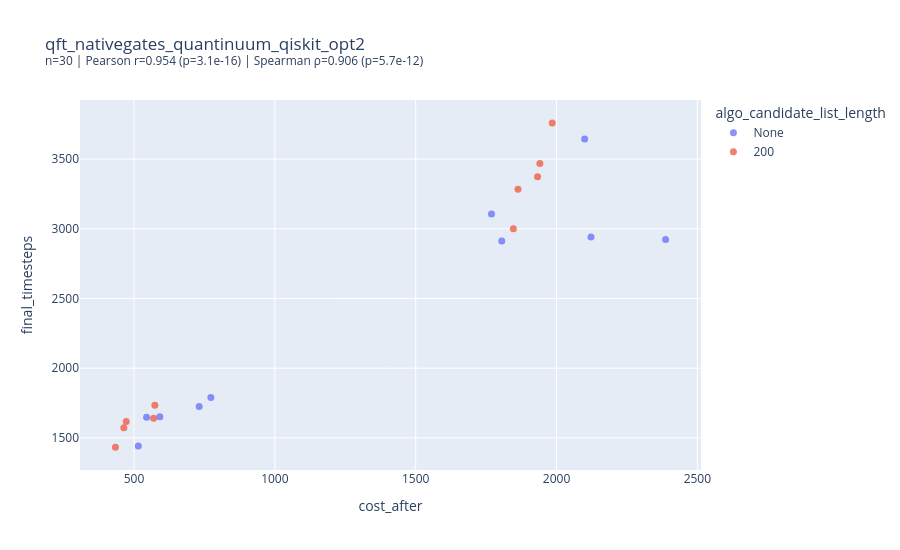

Notebook code cell kept with this figure:
### Code cell
import pandas as pd
import numpy as np
import plotly.express as px
from scipy.stats import pearsonr, spearmanr

def corr_scatter(
    df: pd.DataFrame,
    x_col: str,
    y_col: str,
    *,
    filter_expr: str | None = None,       # e.g. "energy < 0 and shots >= 1000"
    filter_mask=None,                     # alternatively: lambda d: (d["a"]>0) & (d["b"]=="foo")
    hover_cols: list[str] | None = None,  # extra columns to show on hover
    color_col: str | None = None,
    trendline: str | None = "ols",        # "ols" or None
    title: str | None = None,
    dropna: bool = True,
    sample: int | None = None,            # e.g. 5000 to downsample for plotting
    random_state: int = 0,
):
    """
    Filter df, plot interactive scatter (Plotly Express), compute Pearson + Spearman.

    Use ONE of:
      - filter_expr (pandas query string), or
      - filter_mask (callable(df)->boolean mask or boolean mask itself)

    Returns: (filtered_df_used, metrics_dict, plotly_fig)
    """
    d = df.copy()

    if filter_expr is not None and filter_mask is not None:
        raise ValueError("Provide only one of filter_expr or filter_mask.")

    if filter_expr is not None:
        d = d.query(filter_expr, engine="python")
    elif filter_mask is not None:
        m = filter_mask(d) if callable(filter_mask) else filter_mask
        d = d.loc[m]

    cols_needed = [x_col, y_col] + (hover_cols or []) + ([color_col] if color_col else [])
    cols_needed = [c for c in cols_needed if c is not None]

    # Keep only needed columns (optional, but makes hover behavior predictable)
    d = d.loc[:, pd.unique(cols_needed)].copy()

    if dropna:
        d = d.dropna(subset=[x_col, y_col])

    # Ensure numeric for correlations
    x = pd.to_numeric(d[x_col], errors="coerce")
    y = pd.to_numeric(d[y_col], errors="coerce")
    valid = x.notna() & y.notna()
    d = d.loc[valid].copy()
    x = x.loc[valid].to_numpy()
    y = y.loc[valid].to_numpy()

    if sample is not None and len(d) > sample:
        d = d.sample(n=sample, random_state=random_state)
        x = d[x_col].to_numpy()
        y = d[y_col].to_numpy()

    if len(d) < 2:
        raise ValueError(f"Not enough valid rows after filtering to compute correlation (n={len(d)}).")

    pear_r, pear_p = pearsonr(x, y)
    spear_r, spear_p = spearmanr(x, y)

    metrics = {
        "n": int(len(d)),
        "pearson_r": float(pear_r),
        "pearson_p": float(pear_p),
        "spearman_r": float(spear_r),
        "spearman_p": float(spear_p),
    }

    plot_title = title or f"{y_col} vs {x_col}"
    subtitle = (f"n={metrics['n']} | "
                f"Pearson r={metrics['pearson_r']:.3g} (p={metrics['pearson_p']:.2g}) | "
                f"Spearman ρ={metrics['spearman_r']:.3g} (p={metrics['spearman_p']:.2g})")

    fig = px.scatter(
        d,
        x=x_col,
        y=y_col,
        color=color_col,
        hover_data=hover_cols,
        trendline=trendline,
        title=f"{plot_title}<br><sup>{subtitle}</sup>",
    )
    fig.update_layout(
        height=550,
        legend_title_text=color_col if color_col else None,
    )
    fig.update_traces(marker=dict(size=7, opacity=0.75))

    return d, metrics, fig



# -------------------------
# Example usage (edit these)
# -------------------------
x_col = "cost_after"
y_col = "final_timesteps"
hover_cols = ["algo_max_iterations", "algo_balance_penalty", "algo_distance_weight_factor", "algo_seed"]
color_col = "algo_candidate_list_length" #"group"  # optional

for algo_balance_penalty in [5]:# success_df["algo_balance_penalty"].unique():
    for algo_name in success_df["algorithm_name"].unique():

        filter_expr = f"algo_balance_penalty == {algo_balance_penalty} and algorithm_name == '{algo_name}' and partition_method == 'fgp_tabu_global'" #"group"  # optional
        #filter_expr = f"algorithm_name == '{algo_name}'"

        print(f"Filter: {filter_expr}")

        d_used, metrics, fig = corr_scatter(
            success_df,
            x_col, y_col,
            filter_expr=filter_expr,
            hover_cols=hover_cols,
            color_col=color_col,
            trendline=None,   # or None
            title=algo_name,
        )
        metrics
        fig.show()

print(success_df["algo_candidate_list_length"].unique())

### Figure 1 — Plotly figure (JSON) as saved in the notebook; plotly's stock layout.template omitted (floating-point values rounded to 4 significant figures)
{"data": [{"customdata": [[1000.0, 5.0, 1.0, 0.0], [1000.0, 5.0, 1.0, 1.0], [1000.0, 5.0, 1.0, 2.0], [1000.0, 5.0, 1.0, 3.0], [1000.0, 5.0, 1.0, 4.0], [1000.0, 5.0, 1.0, 0.0], [1000.0, 5.0, 1.0, 1.0], [1000.0, 5.0, 1.0, 2.0], [1000.0, 5.0, 1.0, 3.0], [1000.0, 5.0, 1.0, 4.0]], "hovertemplate": "algo_candidate_list_length=None<br>cost_after=%{x}<br>final_timesteps=%{y}<br>algo_max_iterations=%{customdata[0]}<br>algo_balance_penalty=%{customdata[1]}<br>algo_distance_weight_factor=%{customdata[2]}<br>algo_seed=%{customdata[3]}<extra></extra>", "legendgroup": "None", "marker": {"color": "#636efa", "opacity": 0.75, "size": 7, "symbol": "circle"}, "mode": "markers", "name": "None", "orientation": "v", "showlegend": true, "type": "scatter", "x": [772.8, 731.2, 544.7, 515.2, 591.5, 2100.0, 2387.0, 1769.0, 1806.0, 2122.0], "xaxis": "x", "y": [1790.0, 1726.0, 1648.0, 1442.0, 1652.0, 3644.0, 2923.0, 3106.0, 2913.0, 2942.0], "yaxis": "y"}, {"customdata": [[2500.0, 5.0, 1.0, 0.0], [2500.0, 5.0, 1.0, 1.0], [2500.0, 5.0, 1.0, 2.0], [2500.0, 5.0, 1.0, 3.0], [2500.0, 5.0, 1.0, 4.0], [2500.0, 5.0, 1.0, 0.0], [2500.0, 5.0, 1.0, 1.0], [2500.0, 5.0, 1.0, 2.0], [2500.0, 5.0, 1.0, 3.0], [2500.0, 5.0, 1.0, 4.0]], "hovertemplate": "algo_candidate_list_length=200<br>cost_after=%{x}<br>final_timesteps=%{y}<br>algo_max_iterations=%{customdata[0]}<br>algo_balance_penalty=%{customdata[1]}<br>algo_distance_weight_factor=%{customdata[2]}<br>algo_seed=%{customdata[3]}<extra></extra>", "legendgroup": "200", "marker": {"color": "#EF553B", "opacity": 0.75, "size": 7, "symbol": "circle"}, "mode": "markers", "name": "200", "orientation": "v", "showlegend": true, "type": "scatter", "x": [472.3, 569.5, 573.9, 434.0, 463.8, 1985.0, 1933.0, 1941.0, 1847.0, 1863.0], "xaxis": "x", "y": [1617.0, 1641.0, 1734.0, 1434.0, 1573.0, 3760.0, 3373.0, 3469.0, 3000.0, 3284.0], "yaxis": "y"}], "layout": {"height": 550, "legend": {"title": {"text": "algo_candidate_list_length"}, "tracegroupgap": 0}, "title": {"text": "qft_nativegates_quantinuum_qiskit_opt2<br><sup>n=30 | Pearson r=0.954 (p=3.1e-16) | Spearman ρ=0.906 (p=5.7e-12)</sup>"}, "xaxis": {"anchor": "y", "domain": [0, 1], "title": {"text": "cost_after"}}, "yaxis": {"anchor": "x", "domain": [0, 1], "title": {"text": "final_timesteps"}}}}
